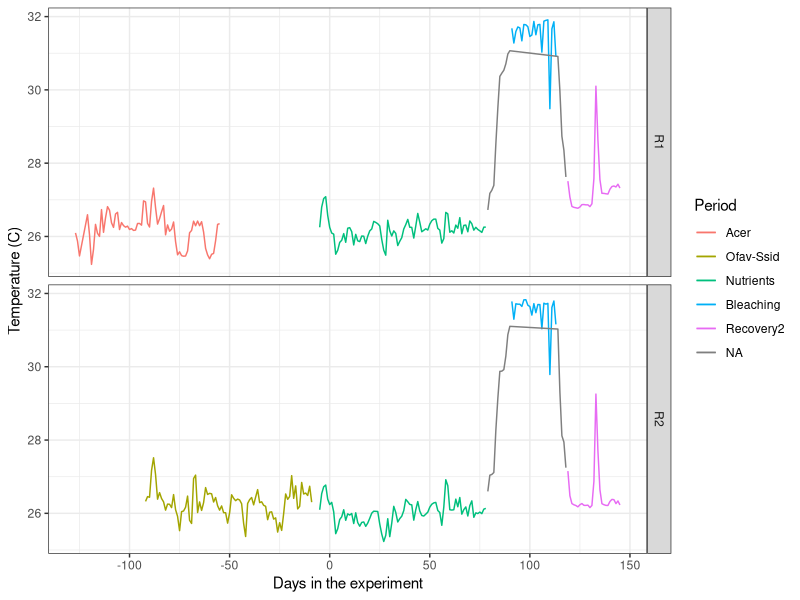
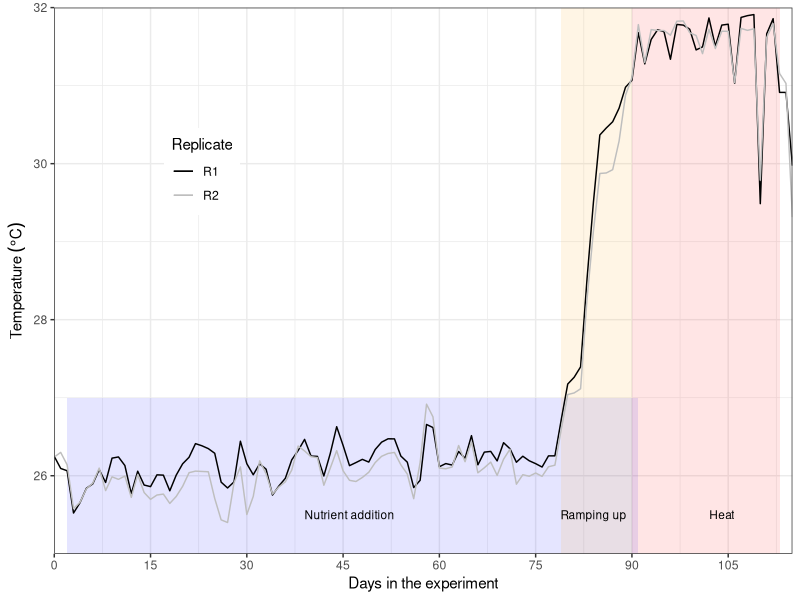
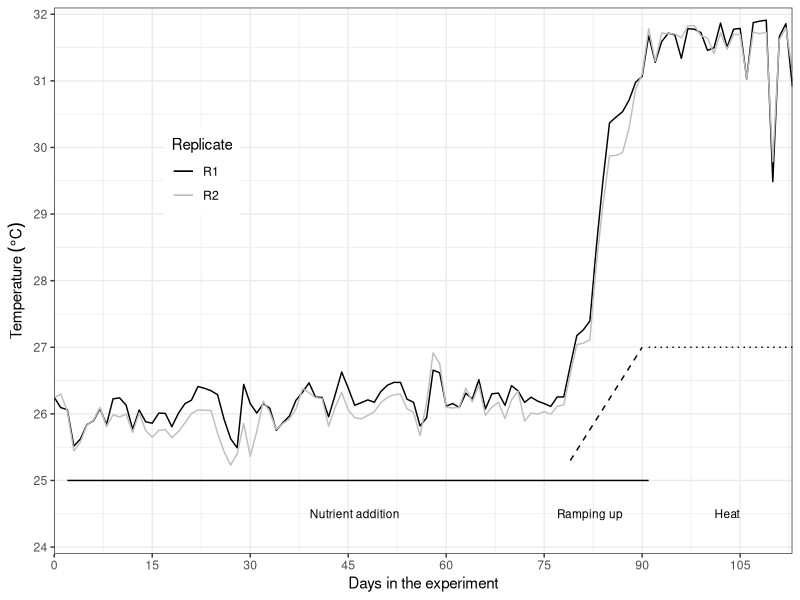
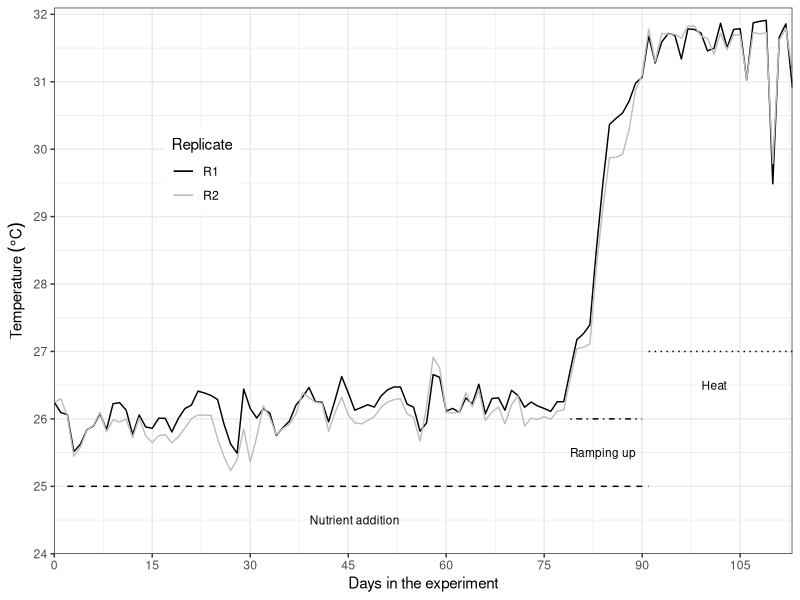

Source code (R) for these figures, in order:
## ---- chunk 1
knitr::opts_chunk$set(echo = TRUE, warning = FALSE, message = FALSE)
## ---- chunk 2
# Libraries
    library(plyr)
    library(tidyverse)
    library(reshape2)
    library(ggthemes)
    library(lubridate)

# Default ggplot settings

    ggthe_bw<-theme(plot.background=element_blank(),
          panel.grid.major.y = element_blank(),
          panel.grid.major.x = element_blank(),
          panel.grid.minor.x = element_blank(),
          panel.grid.minor.y = element_blank(),
          legend.box.background = element_rect(),
          panel.background =element_rect(fill = NA, color = "black")
          )+
    theme_bw()
## ---- chunk 3
Temperature<-read.csv("Day_Tem.csv", header = T)

Temperature$Period<-factor((Temperature$Period),levels=c
              ("Acer","Ofav-Ssid","Nutrients", "Ramping up",
                "Bleaching","Ramping down", "Recovery2"))
  
# Temperature data available from each treatment-replicate-day
Periods.days <- ddply (Temperature, .(Period, Treatment),summarise,
                Dmin = min (Day, na.rm = F), 
                Dmax = max (Day, na.rm = F))
Periods.days
## ---- chunk 4
Temperature_Periods_R<- ggplot(Temperature, aes (Day, Temperature, 
                                               colour=factor(Period))) +
  stat_summary(fun.data = "mean_cl_boot",geom = "errorbar", width = 0.2 )+
  stat_summary(fun.y=mean, geom="line") +   ggthe_bw +
  xlab("Days in the experiment")  + guides(colour=guide_legend("Period")) +
  ylab("Temperature (C)") + facet_grid(Replicate~.) 
Temperature_Periods_R

Summary_Period <- ddply (Temperature, .(Period),summarise, 
                              Temp = mean (Temperature, na.rm = T),
                              Tsd  = sd (Temperature, na.rm = T), 
                              Tmax = max (Temperature, na.rm = T),
                              Tmin = min (Temperature, na.rm = T))
Summary_Period
  
Summary_Tanks <- ddply (Temperature, .(Period, Treatment, Replicate),summarise, 
                             Temp = mean (Temperature, na.rm = T),
                             Tsd  = sd (Temperature, na.rm = T), 
                             Tmax = max (Temperature, na.rm = T),
                             Tmin = min (Temperature, na.rm = T))
Summary_Tanks
## ---- chunk 5
Temperature_Experiment_Colours<- ggplot(Temperature, aes (
  Day, Temperature, colour=Replicate)) +
    ggthe_bw +
    scale_y_continuous(limits = c(25,32),
                       name=(expression("Temperature"~(degree*C))),
                       expand = c(0, 0)) +
    scale_x_continuous(name="Days in the experiment",
                       limits = c(0,115),
                       breaks = seq(0, 115, 15),  
                       expand = c(0, 0))+
     annotate("rect", xmin= c(2,79,90), xmax = c(91, 90, 113),
              ymin = c(25, 25, 25), 
              ymax = c(27, 32, 32), fill=c("blue" , "orange", "red"), alpha = .1)+
    annotate("text", x= c(46, 84, 104), y = 25.5, 
              label=c("Nutrient addition", "Ramping up", "Heat"), size=3) +
    theme(legend.position=c(0.2, 0.7)) +
    scale_colour_manual(values = c("black","gray"))+
    stat_summary(fun.data = "mean_cl_boot",geom = "errorbar", width = 0.2 )+
    stat_summary(fun.y=mean, geom="line") 
  Temperature_Experiment_Colours
  
## ---- chunk 6
  
  Temperature_BW<- ggplot(Temperature, aes (Day, Temperature, colour=Replicate)) +
    ggthe_bw +
    scale_y_continuous(limits = c(23.9,32.1),
                       name=(expression("Temperature"~(degree*C))),
                       breaks = seq(24, 32, 1),  
                       expand = c(0, 0)) +
    scale_x_continuous(name="Days in the experiment",
                       limits = c(0,113),
                       breaks = seq(0, 113, 15),  
                       expand = c(0, 0))+
  
    annotate("segment", x = 2, xend = 91, y = 25, yend = 25,
              colour = "black")+
    annotate("segment", x = 79, xend = 90, y = 25.3, yend = 27,
              colour = "black", linetype=2)+
    annotate("segment", x = 91, xend = 113, y = 27, yend = 27,
              colour = "black", linetype=3)+

    annotate("text", x= c(46, 82, 103), y = 24.5, 
             label=c("Nutrient addition", "Ramping up", "Heat"), size=3) +
    theme(legend.position=c(0.2, 0.7)) +
    scale_colour_manual(values = c("black","gray"))+
    stat_summary(fun.data = "mean_cl_boot",geom = "errorbar", width = 0.2 )+
    stat_summary(fun.y=mean, geom="line") 
  Temperature_BW
  
  # ggsave(file="Figure_1_Experiment_a.svg", dpi = 300, plot=Temperature_BW, width=3.5, height=2)
  
## ---- chunk 7
  
  Temperature_BW2<- ggplot(Temperature, aes (Day, Temperature, colour=Replicate)) +
    ggthe_bw +
    scale_y_continuous(limits = c(24,32.1),
                       name=(expression("Temperature"~(degree*C))),
                       breaks = seq(24, 32, 1),  
                       expand = c(0, 0)) +
    scale_x_continuous(name="Days in the experiment",
                       limits = c(0,113),
                       breaks = seq(0, 113, 15),  
                       expand = c(0, 0))+
  
    annotate("segment", x = 2, xend = 91, y = 25, yend = 25,
              colour = "black", linetype=2)+
    annotate("segment", x = 79, xend = 90, y = 26, yend = 26,
              colour = "black", linetype=4)+
    annotate("segment", x = 91, xend = 113, y = 27, yend = 27,
              colour = "black", linetype=3)+

    annotate("text", x= c(46, 84, 101), y = c(24.5,25.5, 26.5), 
             label=c("Nutrient addition", "Ramping up", "Heat"), size=3) +
    theme(legend.position=c(0.2, 0.7)) +
    scale_colour_manual(values = c("black","gray"))+
    stat_summary(fun.data = "mean_cl_boot",geom = "errorbar", width = 0.2 )+
    stat_summary(fun.y=mean, geom="line") 
  Temperature_BW2
  
  # ggsave(file="Figure_1_Experiment_b.svg", plot=Temperature_BW2, dpi = 300, width=3.5, height=2)
  
